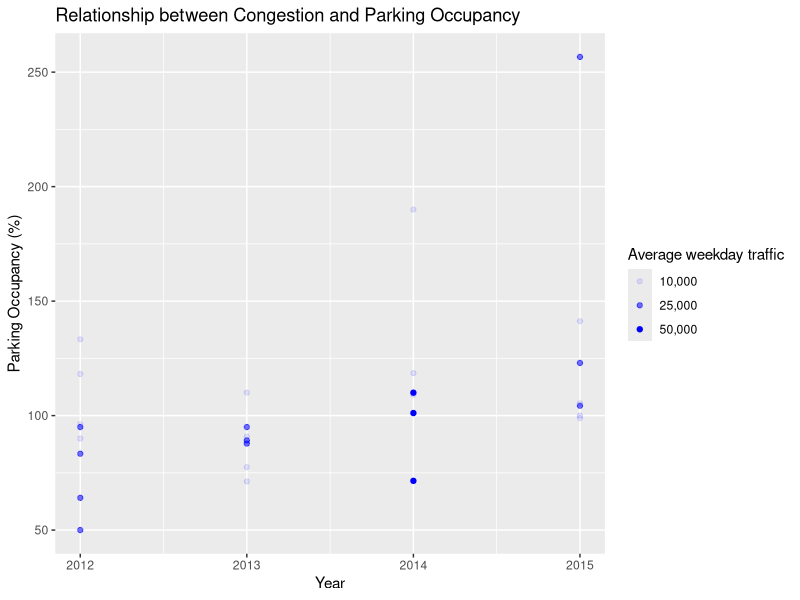

Reproduce this figure in R.
## ---- chunk 1
#install any missing dependencies
#install.packages("dplyr")
#install.packages("ggplot2")

#import libraries
library("dplyr")
library("ggplot2")

#set working directory
#setwd("~/University of Washington/Senior/Fall/Info 370/project-es3/parking_pilot_study")
## ---- chunk 2
#import data
data <- read.csv("Parking_Pilot_Study_Data.csv")

#make the column names readable
colnames(data) <- c('year', 'type', 'occupancy', 'price', 'curb', 'congestion')

data
## ---- chunk 3
# clean the data
data <- data %>%
  filter(!is.na(occupancy)) %>%
  mutate(occupancy = occupancy * 100)

# plot
ggplot(data = data) +
  geom_point(mapping = aes(x = data$year, y = (data$occupancy), alpha = data$congestion), color = 'blue') +
  labs(title = "Relationship between Congestion and Parking Occupancy",
       x = "Year", y = "Parking Occupancy (%)", alpha = "Average weekday traffic")
